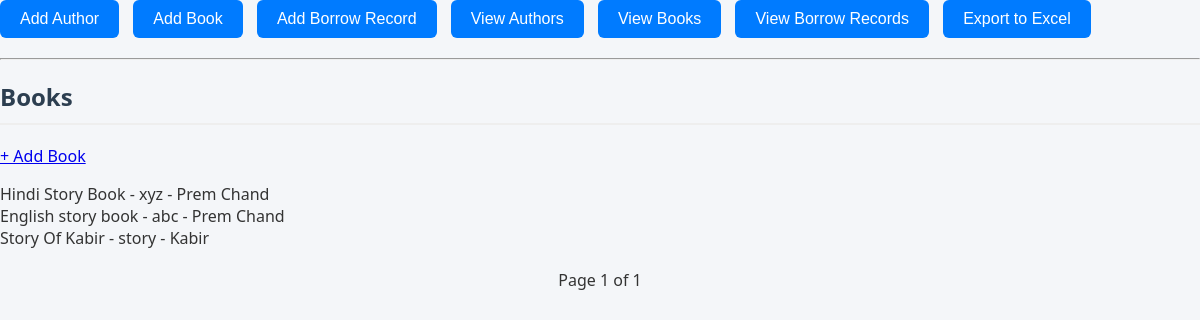
The app's page /books/ (signed in) with its own data.
### library/models.py (models this page shows, shortened)
class Book(models.Model):
    title = models.CharField(max_length=200)
    genre = models.CharField(max_length=100)
    published_date = models.DateField()
    author = models.ForeignKey(Author, on_delete=models.CASCADE)

class Author(models.Model):
    name = models.CharField(max_length=100)
    email = models.EmailField(unique=True)
    bio = models.TextField()

### library/views.py (the view)
# urls.py: path('books/', views.list_books, name='list_books'),
@login_required
def list_books(request):
    books = Book.objects.select_related('author').all()
    paginator = Paginator(books, 5)
    page = request.GET.get('page')
    return render(request, 'library/list_books.html', {'books': paginator.get_page(page)})

### library/templates/library/list_books.html (shortened to what this page needs)
{% load static %}
<!DOCTYPE html>
<html>
<head>
    <link rel="stylesheet" href="{% static 'library/styles.css' %}">
</head>
<body>
    {% include 'library/_navbar.html' %}
    <h2>Books</h2>
    <a href="{% url 'add_book' %}">+ Add Book</a>
    <ul>
        {% for book in books %}
            <li>{{ book.title }} - {{ book.genre }} - {{ book.author.name }}</li>
        {% endfor %}
    </ul>
    <div class="pagination">
        Page {{ books.number }} of {{ books.paginator.num_pages }}
    </div>
</body>
</html>

### library/static/library/styles.css (style rules this page uses)
body { font-family: 'Segoe UI', Tahoma, Geneva, Verdana, sans-serif; margin: 0; padding: 0; background-color: #f4f6f9; color: #333; }
h2 { color: #2c3e50; margin-bottom: 20px; border-bottom: 2px solid #eee; padding-bottom: 10px; }
.pagination { margin-top: 20px; text-align: center; }
ul { list-style-type: none; padding: 0; }

### records on screen
Book: title "Hindi Story Book", genre "xyz", author.name "Prem Chand"
Book: title "English story book", genre "abc", author.name "Prem Chand"
Book: title "Story Of Kabir", genre "story", author.name "Kabir"

### other values on screen
{{ books.number }} "1"
{{ books.paginator.num_pages }} "1"
